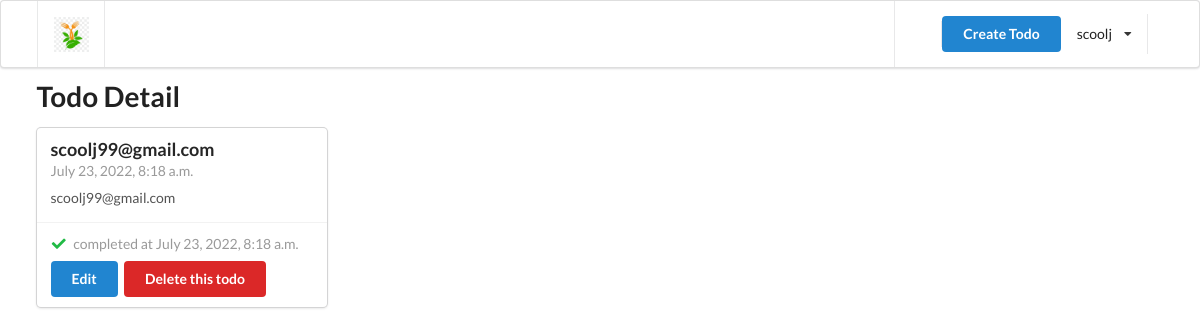
/todo/3 (signed in), run on the app's committed database.
### authentication/models.py (models this page shows, shortened)
class User(AbstractUser):
    is_email_verified = models.BooleanField(default=False)

### todo/models.py (models this page shows, shortened)
class Todo(TrackingModel):
    title = models.CharField(max_length=255)
    description = models.TextField()
    is_completed = models.BooleanField(default=False)
    owner = models.ForeignKey(to=User, on_delete= models.CASCADE)

### todo/views.py (the view)
# urls.py: path('todo/<id>', views.todo_detail, name='todo'),
@login_required
def todo_detail(request, id):
    todo = get_object_or_404(Todo,pk=id)
    context = {'todo' : todo}
    return render(request, 'todo/todo-detail.html', context)

### templates/todo/todo-detail.html (shortened to what this page needs)
{% extends '_partials/base.html' %}
{% load static %}
{% block content %}
  <h1 class="ui header"> Todo Detail </h1>
<div class="ui card">
  <div class="content">
    <div class="header">{{todo.title}} </div>
    <div class="meta">{{todo.created_at}}</div>
    <div class="description"><p>{{todo.description}}</p></div>
  </div>
<div class="extra content">
  {% if todo.is_completed %}
  <p>
    <i class="check icon green"></i>
    completed at {{todo.updated_at}}
  </p>
  {% else %}
  <p>
    Not yet completed
  </p>
  {% endif %}
  <a href={% url 'todo-edit' todo.id %} class="ui button primary">Edit</a>
  <a href={% url 'todo-delete' todo.id %} class="ui button red">Delete this todo</a>
</div>
</div>
{% endblock content %}

### templates/_partials/base.html (shortened to what this page needs)
<!DOCTYPE html>
<html lang="en">
<head>
    <link rel="stylesheet" href="https://cdnjs.cloudflare.com/ajax/libs/semantic-ui/2.4.1/semantic.min.css" />
</head>
<body>
<div>
{% include "_partials/header.html" %}
   <div class="ui container">
    {% block content %}
    {% endblock content%}
   </div>
</div>
</body>
</html>

### templates/_partials/header.html (shortened to what this page needs)
{% load static %}
<div class="ui menu">
    <div class="ui container">
        <a href={% url 'home' %} class="header item">
            <img class="logo" class="logo" src={% static 'img/Logo.png' %} />
        <div class="right item">
            {% if request.user.is_authenticated %}
            <a href={% url 'create-todo' %} class="ui primary button">Create Todo</a>
            <div class="ui simple dropdown item">
                {{request.user.username}} <i class="dropdown icon"></i>
            </div>
            {% endif %}
        </div>
    </div>
</div>

### data on the page
User: user.username "scoolj"
Todo: title "scoolj99@gmail.com", created_at "July 23, 2022, 8:18 a.m.", description "scoolj99@gmail.com", updated_at "July 23, 2022, 8:18 a.m."
